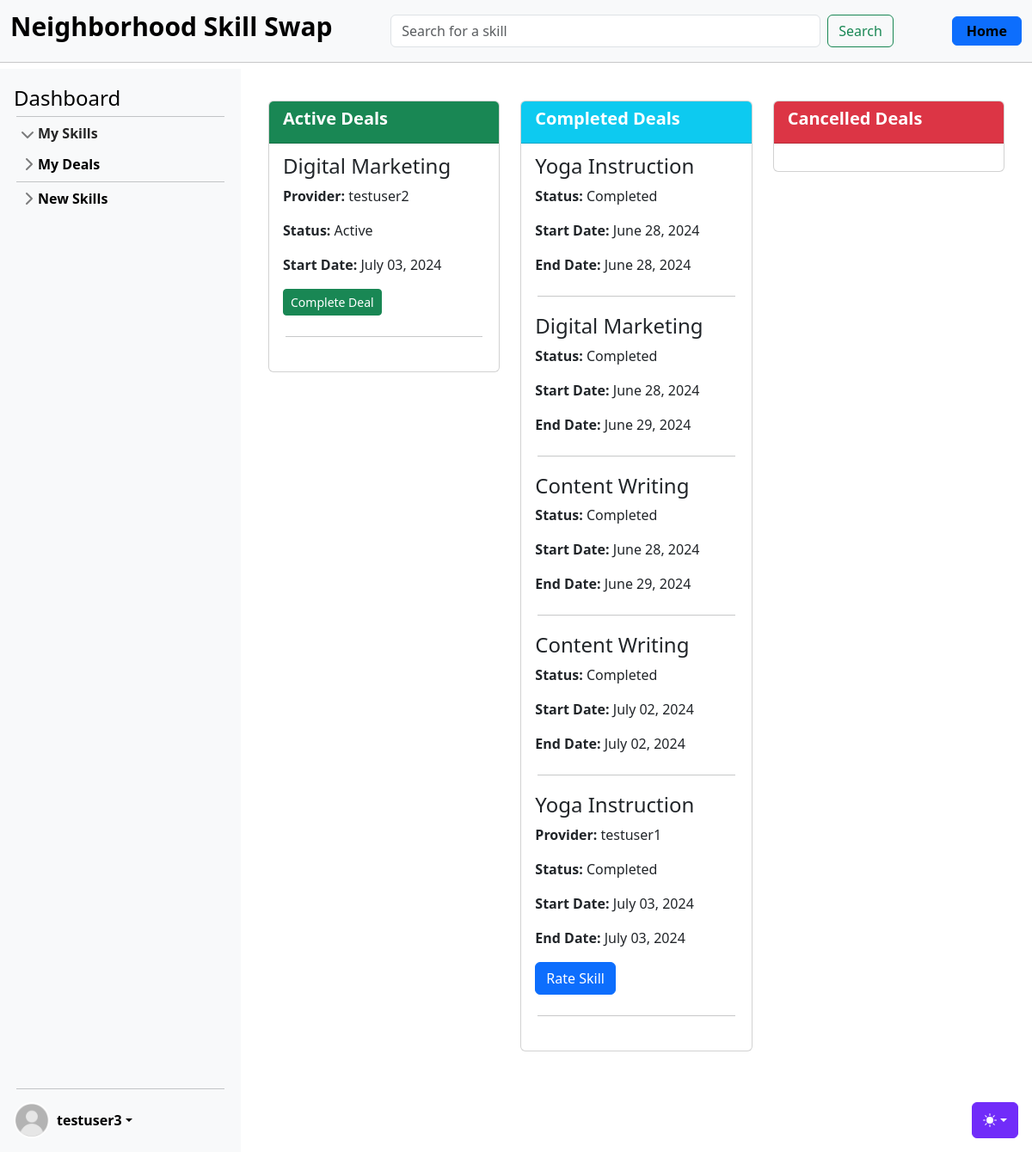
The page /skills/deals/ (signed in) on the database as committed earlier.
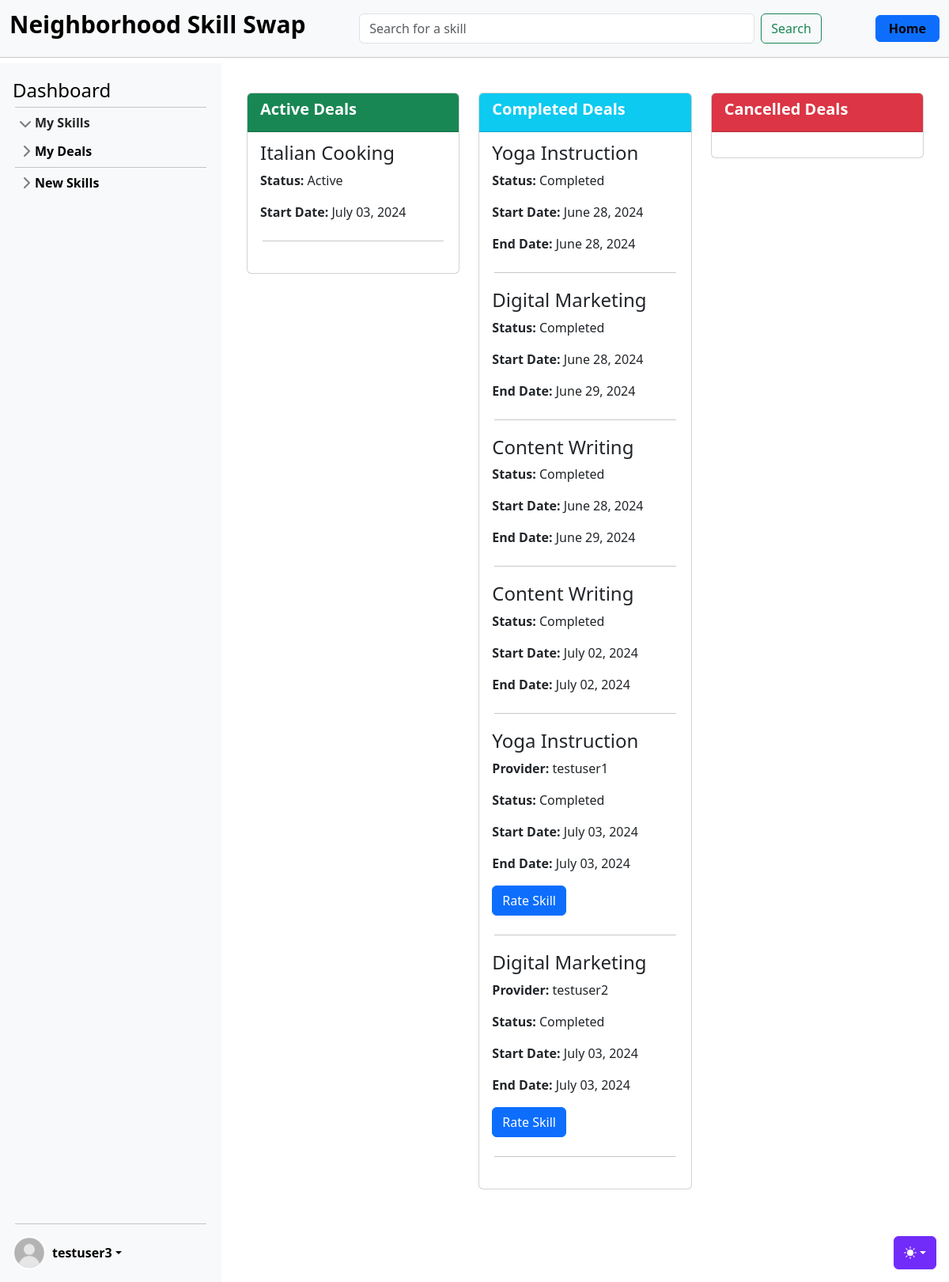
The same page on the database as committed later.
### skills/models.py (models this page shows, shortened)
class SkillDeal(models.Model):
    PENDING = "pending"
    ACTIVE = "active"
    COMPLETED = "completed"
    CANCELLED = "cancelled"
    STATUS_CHOICES = [
        (PENDING, "Pending"),
        (ACTIVE, "Active"),
        (COMPLETED, "Completed"),
        (CANCELLED, "Cancelled"),
    ]
    skill = models.ForeignKey(Skill, on_delete=models.CASCADE)
    owner = models.ForeignKey(
        settings.AUTH_USER_MODEL, on_delete=models.CASCADE, related_name="owner"
    )
    provider = models.ForeignKey(
        settings.AUTH_USER_MODEL, on_delete=models.CASCADE, related_name="requester"
    )
    status = models.CharField(max_length=20, choices=STATUS_CHOICES, default=PENDING)
    created_at = models.DateTimeField(auto_now_add=True)
    start_date = models.DateTimeField(null=True, blank=True)
    end_date = models.DateTimeField(null=True, blank=True)

class Skill(models.Model):
    name = models.CharField(max_length=100, blank=False)
    level = models.CharField(max_length=20, blank=False)
    description = models.TextField()
    owner = models.ForeignKey(settings.AUTH_USER_MODEL, on_delete=models.CASCADE)
    category = models.ForeignKey(Category, on_delete=models.CASCADE)
    date = models.DateTimeField(auto_now_add=True)
    skill_type = models.CharField(max_length=20, blank=False)
    rating = models.FloatField(default=5.0)

### accounts/models.py (models this page shows, shortened)
class CustomUser(AbstractUser):
    age = models.PositiveIntegerField(null=True, blank=True)

### skills/views_deals.py (the view)
# urls.py: path("deals/", SkillDealListView.as_view(), name="skill_deal_list"),
class SkillDealListView(LoginRequiredMixin, ListView):
    model = SkillDeal
    template_name = "skills/skill_deal_list.html"
    context_object_name = "my_deals"
    def get_queryset(self):
        user = self.request.user
        filter_type = self.kwargs.get("filter_type", "all")
        if filter_type == "provided":
            queryset = SkillDeal.objects.filter(provider=user)
        elif filter_type == "requested":
            queryset = SkillDeal.objects.filter(owner=user)
        else:
            queryset = SkillDeal.objects.filter(Q(provider=user) | Q(owner=user))
        reviewed_skills = Review.objects.filter(owner=user).values_list(
            "skill_id", flat=True
        )
        queryset = queryset.exclude(
            Q(status=SkillDeal.COMPLETED) & Q(skill_id__in=reviewed_skills)
        )
        return queryset
    def get_context_data(self, **kwargs):
        context = super().get_context_data(**kwargs)
        context["filter_type"] = self.kwargs.get("filter_type", "all")
        return context

### templates/skills/skill_deal_list.html (shortened to what this page needs)
{% extends "base.html" %}
{% block content %}
<div class="container mt-4">
    <div class="row">
        <div class="col-md-4 mb-4">
            <div class="card">
                <div class="card-header bg-success text-white">
                    <h5 class="card-title">Active Deals</h5>
                </div>
                <div class="card-body">
                    {% for deal in my_deals %}
                    {% if deal.status == 'active' %}
                    <div class="mb-3">
                        <h4 class="card-subtitle mb-2">{{ deal.skill.name }}</h4>
                        {% if deal.provider != request.user %}
                            <p class="card-text"><strong>Provider:</strong> {{ deal.provider.username }}</p>
                        {% endif %}
                        <p class="card-text"><strong>Status:</strong> {{ deal.get_status_display }}</p>
                        <p class="card-text"><strong>Start Date:</strong> {{ deal.start_date|date:"F d, Y" }}</p>
                        {% if deal.owner == request.user %}
                            <a href="{% url 'skill_deal_complete' deal.pk %}" class="btn btn-success btn-sm">Complete Deal</a>
                        {% endif %}
                    </div>
                    <hr class="my-4">
                    {% endif %}
                    {% empty %}
                    <p>You have no active deals currently.</p>
                    {% endfor %}
                </div>
            </div>
        </div>
        <div class="col-md-4 mb-4">
            <div class="card">
                <div class="card-header bg-info text-white">
                    <h5 class="card-title">Completed Deals</h5>
                </div>
                <div class="card-body">
                    {% for deal in my_deals %}
                        {% if deal.status == 'completed' %}
                        <div class="mb-3">
                            <h4 class="card-subtitle mb-2">{{ deal.skill.name }}</h4>
                            {% if deal.provider != request.user %}
                            <p class="card-text"><strong>Provider:</strong> {{ deal.provider.username }}</p>
                            {% endif %}
                            <p class="card-text"><strong>Status:</strong> {{ deal.get_status_display }}</p>
                            <p class="card-text"><strong>Start Date:</strong> {{ deal.start_date|date:"F d, Y" }}</p>
                            <p class="card-text"><strong>End Date:</strong> {{ deal.end_date|date:"F d, Y" }}</p>
                            {% if deal.provider != request.user %}
                            <a href="{% url 'skill_review' pk=deal.skill.pk %}" class="btn btn-primary">Rate Skill</a>
                            {% endif %}
                        </div>
                        <hr class="my-4">
                    {% endif %}
                    {% empty %}
                    <p>No completed deals to review.</p>
                    {% endfor %}
                </div>
            </div>
        </div>
        <div class="col-md-4 mb-4">
            <div class="card">
                <div class="card-header bg-danger text-white">
                    <h5 class="card-title">Cancelled Deals</h5>
                </div>
                <div class="card-body">
                </div>
            </div>
        </div>
    </div>
</div>
{% endblock %}

Rows that differ between the two databases and show on the page:
added SkillDeal: skill.name "Italian Cooking", status "Active", start_date "July 03, 2024", shown under "Active Deals"
changed SkillDeal "testuser2": moves from the list under "Active Deals" to the list under "Completed Deals"
